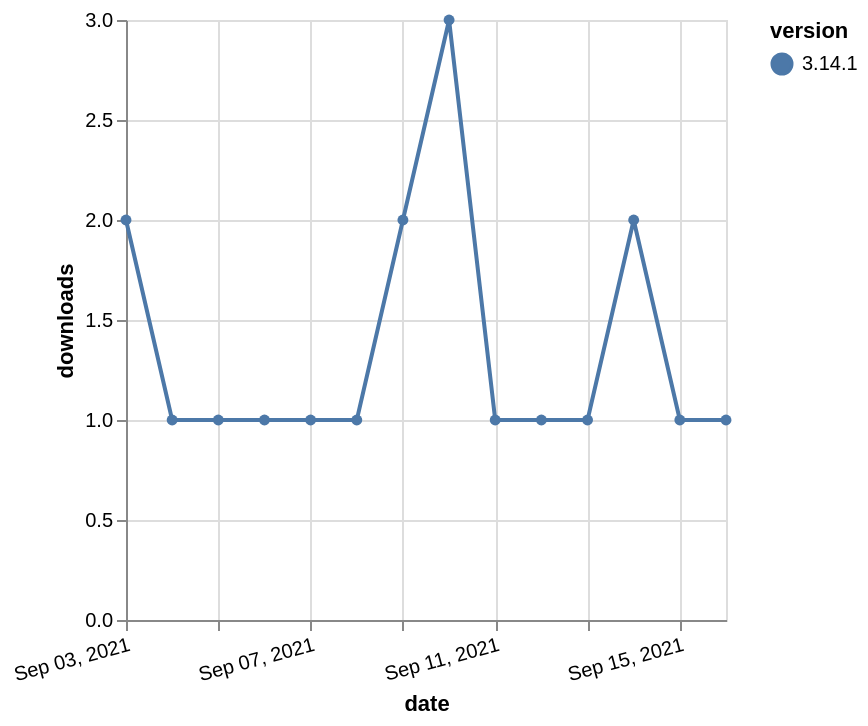

The Vega-Lite source for this figure:
### Vega-Lite specification from a JSON file in a GitHub repository (floating-point values rounded to 4 significant figures)
{"$schema": "https://vega.github.io/schema/vega-lite/v5.json", "description": "A simple bar chart with embedded data.", "data": {"values": [{"date": "2021-09-03", "total": 551, "delta": 2, "version": "3.14.1"}, {"date": "2021-09-04", "total": 552, "delta": 1, "version": "3.14.1"}, {"date": "2021-09-05", "total": 553, "delta": 1, "version": "3.14.1"}, {"date": "2021-09-06", "total": 554, "delta": 1, "version": "3.14.1"}, {"date": "2021-09-07", "total": 555, "delta": 1, "version": "3.14.1"}, {"date": "2021-09-08", "total": 556, "delta": 1, "version": "3.14.1"}, {"date": "2021-09-09", "total": 558, "delta": 2, "version": "3.14.1"}, {"date": "2021-09-10", "total": 561, "delta": 3, "version": "3.14.1"}, {"date": "2021-09-11", "total": 562, "delta": 1, "version": "3.14.1"}, {"date": "2021-09-12", "total": 563, "delta": 1, "version": "3.14.1"}, {"date": "2021-09-13", "total": 564, "delta": 1, "version": "3.14.1"}, {"date": "2021-09-14", "total": 566, "delta": 2, "version": "3.14.1"}, {"date": "2021-09-15", "total": 567, "delta": 1, "version": "3.14.1"}, {"date": "2021-09-16", "total": 568, "delta": 1, "version": "3.14.1"}]}, "width": "container", "mark": {"type": "line", "point": {"filled": true}}, "encoding": {"x": {"field": "date", "type": "temporal", "timeUnit": "yearmonthdate", "title": "date", "axis": {"labelAngle": -15}}, "y": {"field": "delta", "type": "quantitative", "title": "downloads"}, "color": {"field": "version", "type": "nominal"}, "tooltip": {"field": "delta"}}}
